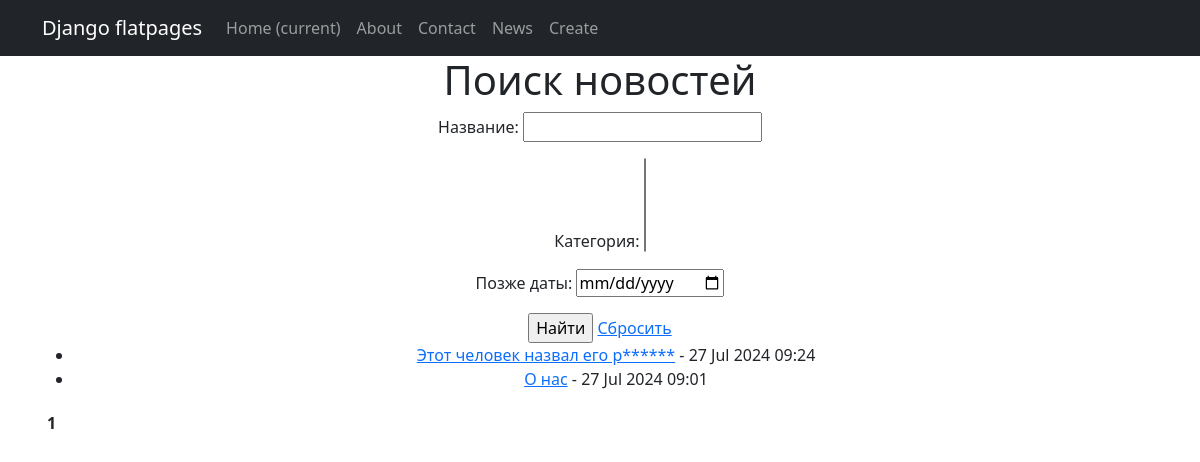
/news/news/search/, run on an earlier commit of the app's database.
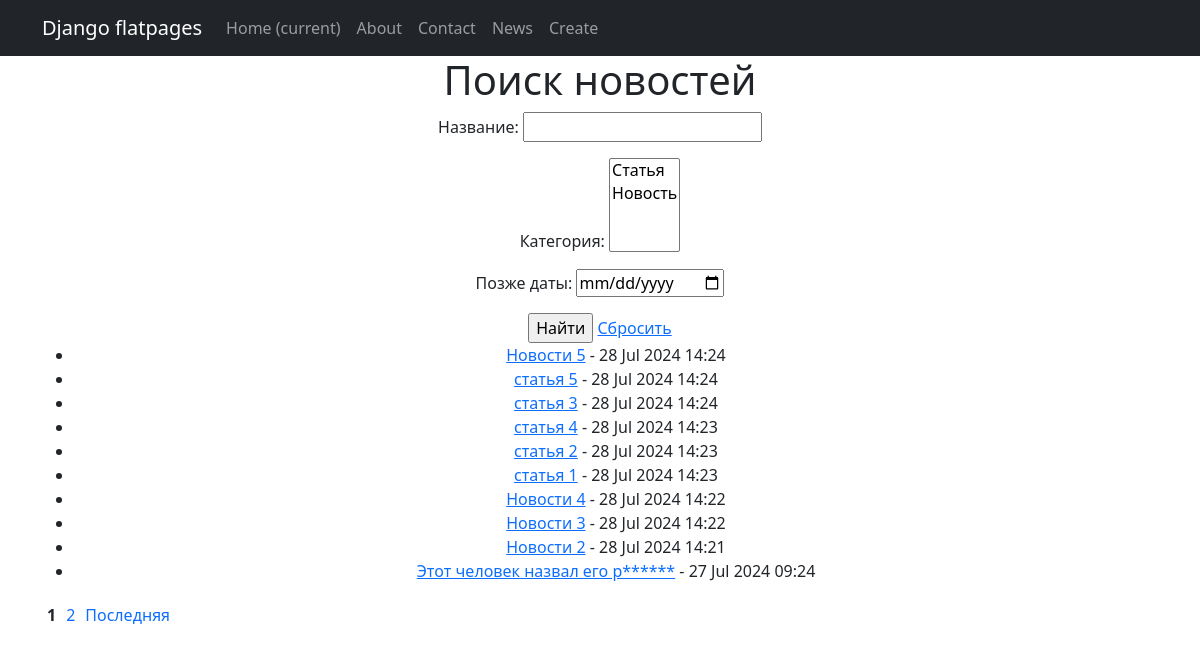
And on a later commit of the database.
### NewsApp/models.py (models this page shows, shortened)
class Post(models.Model):
    author = models.ForeignKey(Author, on_delete=models.CASCADE)
    NEWS = 'NW'
    ARTICLE = 'AR'
    CATEGORY_CHOICES = (
        (NEWS, 'Новость'),
        (ARTICLE, 'Статья')
    )
    categoryType = models.CharField(max_length=2, choices=CATEGORY_CHOICES, default=NEWS)
    dateCreation = models.DateTimeField(auto_now_add=True)
    postCategory = models.ManyToManyField(Category, through='PostCategory')
    title = models.CharField(max_length=128)
    text = models.TextField()
    rating = models.SmallIntegerField(default=0)
    class Meta:
        ordering = ['-dateCreation']  # Сортировка от более свежих к старым

### NewsApp/views.py (the view)
# urls.py: path('news/search/', PostSearchView.as_view(), name='post_search'),
class PostSearchView(ListView):
    model = Post
    template_name = 'news/post_search.html'
    context_object_name = 'posts'
    paginate_by = 10
    def get_queryset(self):
        queryset = super().get_queryset()
        self.filterset = PostFilter(self.request.GET, queryset)
        return self.filterset.qs
    def get_context_data(self, **kwargs):
        context = super().get_context_data(**kwargs)
        context['filterset'] = self.filterset
        return context

### NewsApp/models.py (called while the page is built)
    def __str__(self):
        return self.name

### NewsApp/templatetags/custom_filters.py (called while the page is built)
@register.filter
def censor(text):
    if not text:
        return text
    def replace_word(match):
        word = match.group(0)
        if word.lower() in CENSORED_WORDS:
            return word[0] + '*' * (len(word) - 1)
        return word
    pattern = re.compile(r'\b\w+\b', re.IGNORECASE)
    return pattern.sub(replace_word, text)

### NewsApp/templates/news/post_search.html (shortened to what this page needs)
{% extends 'flatpages/default.html' %}
{% load custom_filters %}
{% block content %}
  <h1>Поиск новостей</h1>
  <form action="" method="get">
    {{ filterset.form.as_p }}
    <input type="submit" value="Найти" />
    <a href="{% url 'post_search' %}">Сбросить</a>
  </form>
  <ul>
    {% for post in posts %}
      <li>
        <a href="{% url 'post_detail' post.pk %}">{{ post.title|censor }}</a> - {{ post.dateCreation|date:"d M Y H:i" }}
      </li>
    {% empty %}
      <li>Нет новостей</li>
    {% endfor %}
  </ul>
  <div class="pagination" style="text-align: center; margin-top: 20px;">
    <span style="margin: 0 5px; font-weight: bold;">{{ page_obj.number }}</span>
    {% if page_obj.has_next %}
      <a href="?page={{ page_obj.next_page_number }}" style="margin: 0 5px; text-decoration: none;">{{ page_obj.next_page_number }}</a>
      <a href="?page={{ page_obj.paginator.num_pages }}" style="margin: 0 5px; text-decoration: none;">Последняя</a>
    {% endif %}
  </div>
{% endblock %}

What changed in the data, as far as the page shows it:
no longer on this page (row unchanged): Post: title|censor "О нас", dateCreation "27 Jul 2024 09:01"
added Post: title|censor "Новости 5", dateCreation "28 Jul 2024 14:24"
added Post: title|censor "статья 5", dateCreation "28 Jul 2024 14:24"
added Post: title|censor "статья 3", dateCreation "28 Jul 2024 14:24"
added Post: title|censor "статья 4", dateCreation "28 Jul 2024 14:23"
added Post: title|censor "статья 2", dateCreation "28 Jul 2024 14:23"
added Post: title|censor "статья 1", dateCreation "28 Jul 2024 14:23"
added Post: title|censor "Новости 4", dateCreation "28 Jul 2024 14:22"
added Post: title|censor "Новости 3", dateCreation "28 Jul 2024 14:22"
added Post: title|censor "Новости 2", dateCreation "28 Jul 2024 14:21"
Also different on the page:
form field category: (not shown) → "Статья / Новость"
{{ page_obj.next_page_number }}: (not shown) → "2"
text now shown: "Последняя"
